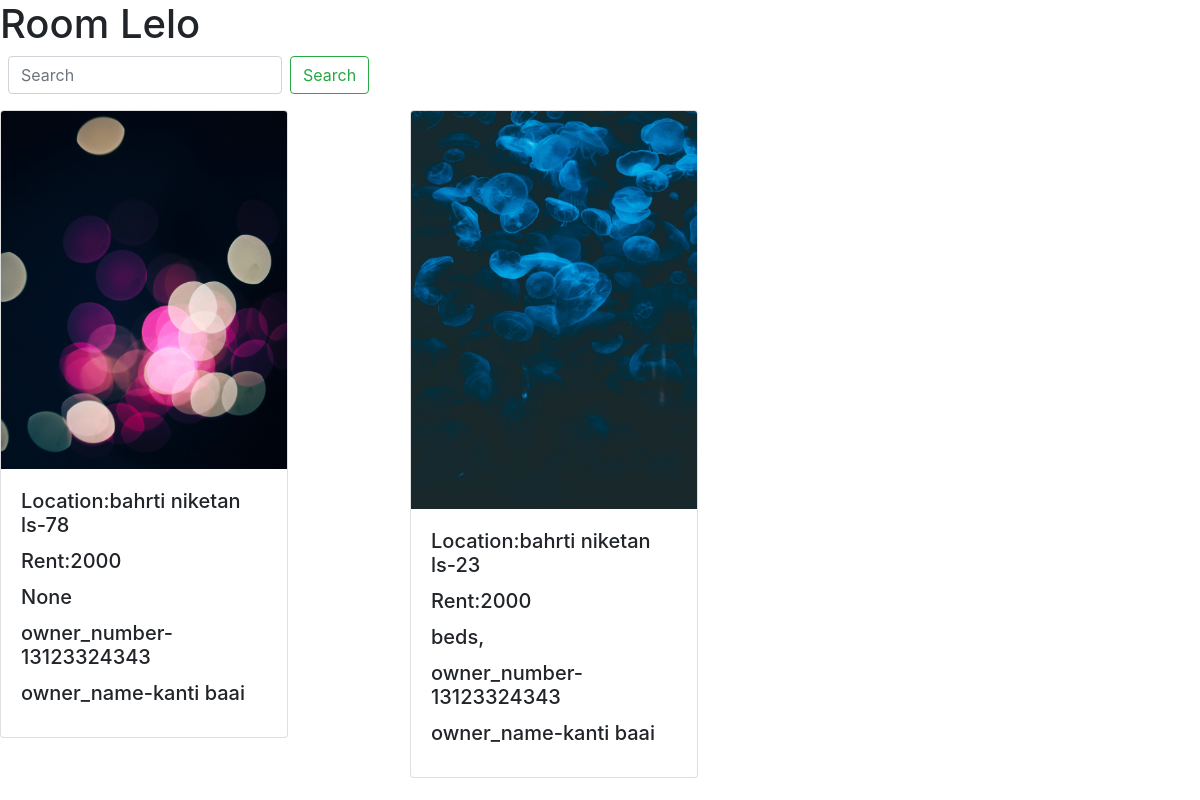
The app's page /room_lelo, older data.
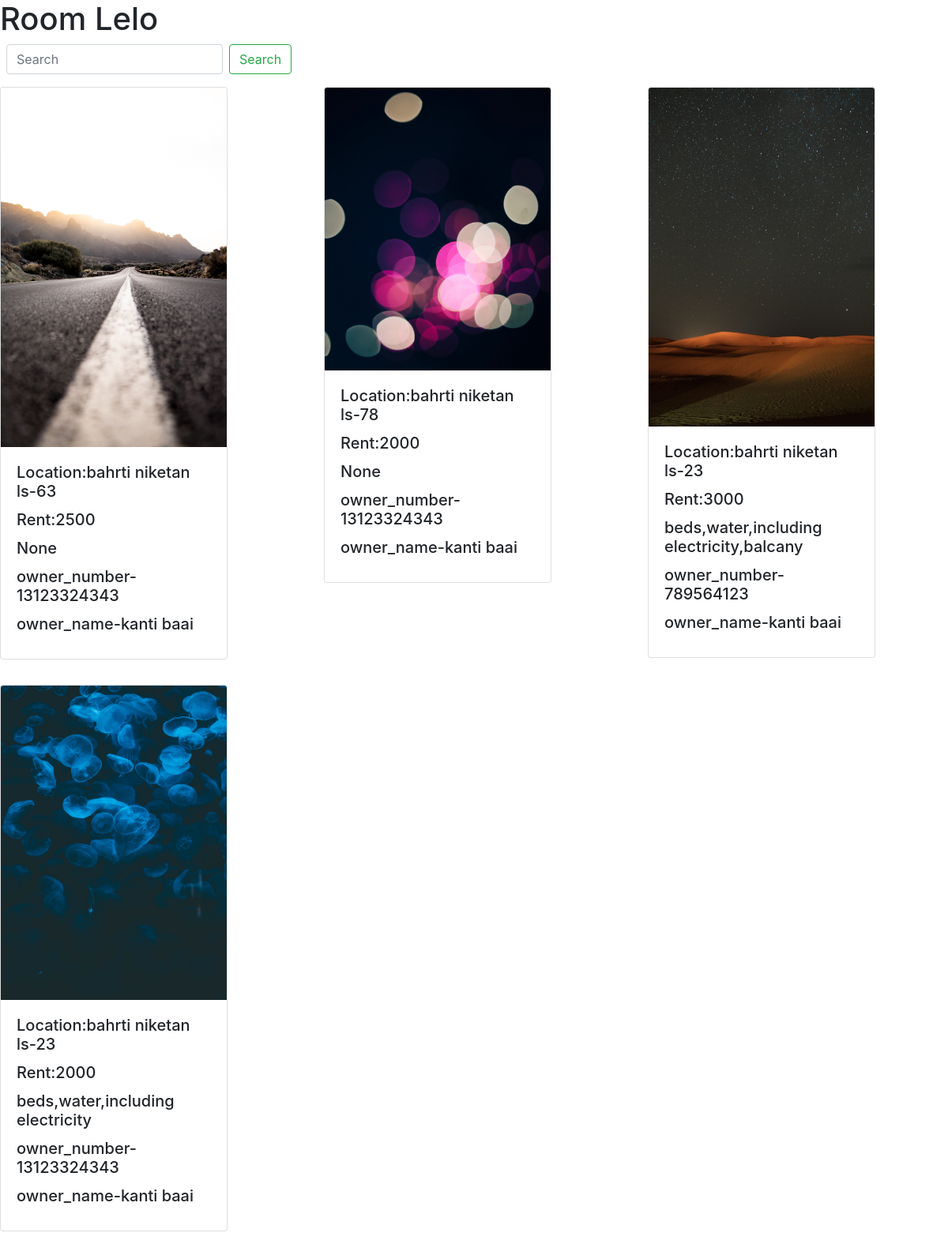
The same page, newer data.
### room_lelo/models.py (models this page shows, shortened)
class Room(models.Model):
	image=models.ImageField(null=True, blank=True, upload_to="rooms_images/")
	availibility = models.BooleanField(blank=True,null=True)
	location = models.CharField(max_length=30)
	rent = models.CharField(max_length=30)
	facility = models.CharField(max_length=100,blank=True,null=True)
	owner_number = models.CharField(max_length=30)
	owner_name = models.CharField(max_length=30)

### room_lelo/views.py (the view)
# urls.py: path('', views.rooms, name='rooms'),
def rooms(request):
	try:
		search=request.GET['search']
	except:
		search=""
	if search:
		details = Room.objects.all().filter(availibility=True,location__icontains=search)
	else:
		details = Room.objects.all().filter(availibility=True)
	return render(request, 'room_lelo/home.html', {"details":details})

### room_lelo/templates/room_lelo/home.html (shortened to what this page needs)
<!doctype html>
<html lang="en">
  <head>
    <link rel="stylesheet" href="https://stackpath.bootstrapcdn.com/bootstrap/4.3.1/css/bootstrap.min.css">
  </head>
  <body>
    <h1>Room Lelo</h1>
     <form class="form-inline mt-2 mt-md-0 mx-2" action="{% url 'rooms' %}" method="get">
        <input class="form-control mr-sm-2" type="text" placeholder="Search" name="search" aria-label="Search">
        <button class="btn btn-outline-success my-2 my-sm-0" type="submit">Search</button>
      </form>
<div class="row">
    {% for detail in details %}
    	<div class="col-4">
    		<div class="card my-3" style="width: 18rem;">
  <img src={{detail.image.url}} class="card-img-top" alt="...">
  <div class="card-body">
    <h5 class="card-title">Location:{{detail.location}}</h5>
    <h5 class="card-title">Rent:{{detail.rent}}</h5>
    <h5 class="card-title">{{detail.facility}}</h5>
    <h5 class="card-title">owner_number-{{detail.owner_number}}</h5>
    <h5 class="card-title">owner_name-{{detail.owner_name}}</h5>
  </div>
</div>
    	</div>
	{% endfor %}
</div>
  </body>
</html>

Row changes from the older to the newer data that the page shows:
now on this page (row edited): Room: image (picture), location "bahrti niketan ls-63", rent "2500", facility "None", owner_number "13123324343", owner_name "kanti baai"
now on this page (row edited): Room: image (picture), location "bahrti niketan ls-23", rent "3000", facility "beds,water,including electricity,balcany", owner_number "789564123", owner_name "kanti baai"
changed Room: facility "beds," → "beds,water,including electricity"
